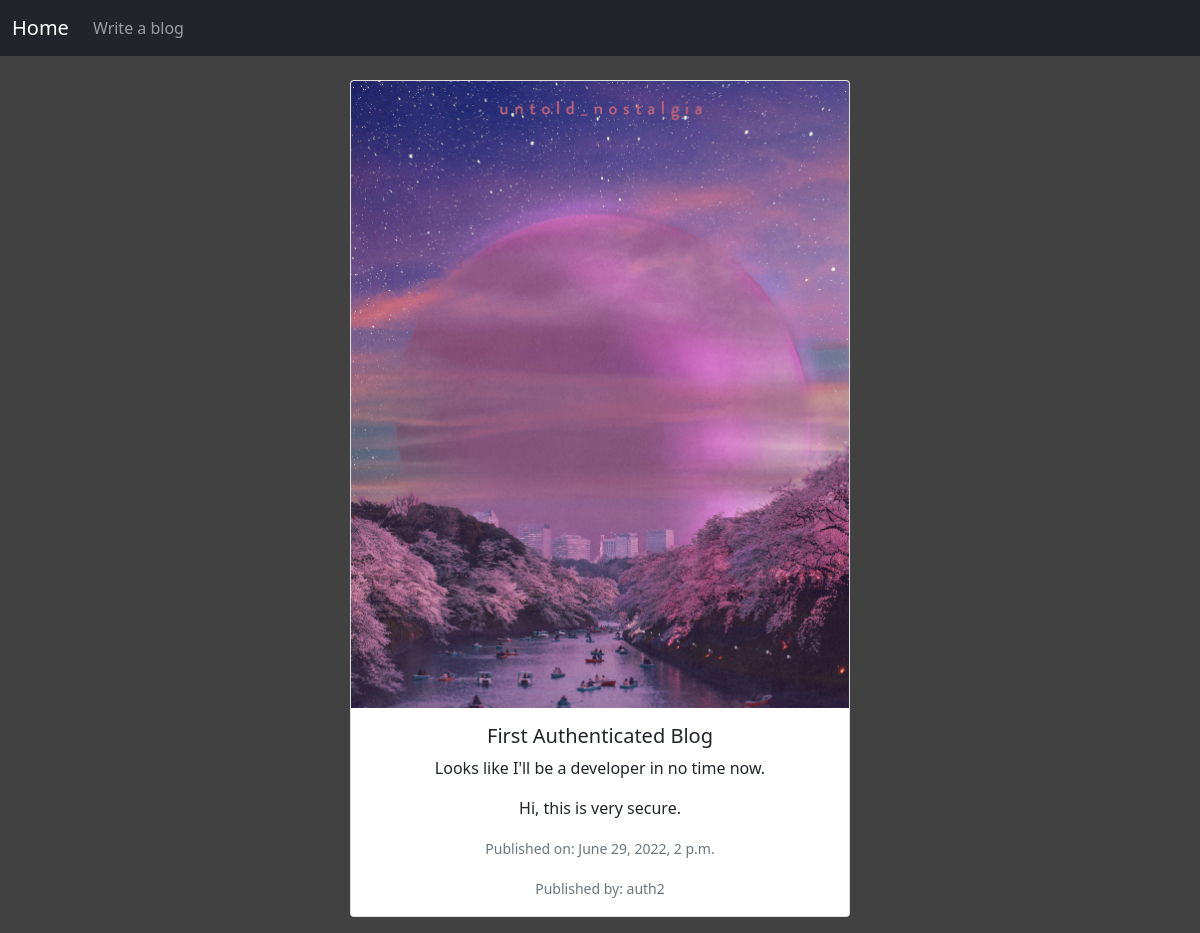
The page /view-post/1 on the database its author committed.
### blog_epic/models.py (models this page shows, shortened)
class post_class(models.Model):
    title = models.CharField(max_length=150)
    subtitle = models.CharField(max_length=200, default="Placeholder Subtitle")  #null = True and blank = True for further flexibility
    text = models.TextField()
    img = models.ImageField()
    date = models.DateTimeField(auto_now_add=True)
    user = models.ForeignKey(
    settings.AUTH_USER_MODEL,
    on_delete=models.CASCADE,
    blank=True,
    null=True,)

### blog_epic/views.py (the view)
# urls.py: path('view-post/<int:id>',views.view_post,name='view_post'),
def view_post(request, id):
    entry = post_class.objects.get(id=id)
    return render(request, "post_view.html", {'i':entry})

### templates/post_view.html (shortened to what this page needs)
<!DOCTYPE html>
<html lang="en">
  {%load static%}
  <head>
    <link
      href="https://cdn.jsdelivr.net/npm/bootstrap@5.0.2/dist/css/bootstrap.min.css"
      rel="stylesheet"
    />
    <link rel="stylesheet" href="{%static 'CSS/styles.css'%}" />
  </head>
  <body>
    <nav class="navbar navbar-expand-lg navbar-dark bg-dark">
      <div class="container-fluid">
        <a class="navbar-brand" href="{%url 'home' %}">Home</a>
        <div class="collapse navbar-collapse" id="navbarSupportedContent">
          <ul class="navbar-nav me-auto mb-2 mb-lg-0">
            <li class="nav-item">
              <a class="nav-link" href="{%url 'write'%}">Write a blog</a>
            </li>
          </ul>
        </div>
      </div>
    </nav>
    <div class="wrapper">
      <br />
      <div class="card mb-3">
        <img
          src="{{i.img.url}}"
          class="card-img-top img"
          alt="image not found"
        />
        <div class="card-body">
          <h5 class="card-title">{{i.title}}</h5>
          <p class="card-text">{{i.subtitle}}</p>
          <p class="card-text">{{i.text}}</p>
          <p class="card-text">
            <small class="text-muted">Published on: {{i.date}}</small>
          </p>
          <p class="card-text">
            <small class="text-muted">Published by: {{i.user}}</small>
          </p>
        </div>
      </div>
    </div>
  </body>
</html>

### static/CSS/styles.css (style rules this page uses)
body { background-color: rgb(65, 65, 65); }
img { max-width:100%; max-height:100%; }
.wrapper { text-align: center; height: auto; width: 500px; margin-left: auto; margin-right: auto; }

### rows shown on the page
post_class: img (picture), title "First Authenticated Blog", subtitle "Looks like I'll be a developer in no time now.", text "Hi, this is very secure.", date "June 29, 2022, 2 p.m.", user "auth2"
